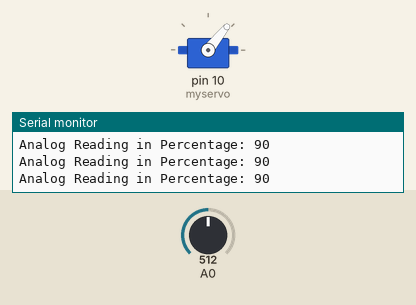
Simulated run of this sketch. Board: Arduino Uno, built with avr-gcc and run on an emulated ATmega328P. Parts: servo, the last lines printed to the serial monitor. The inputs (shaded band) are chosen by the test bench; at power-on: A0 = 512.

Above: at 1.2 s.
1.3 s: A0 set to 41
At 2.4 s:
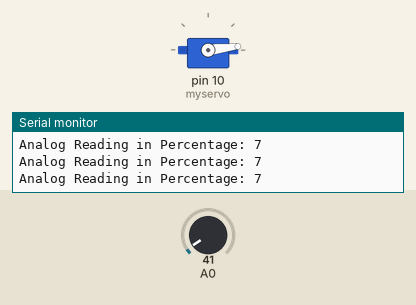
2.8 s: A0 set to 122
At 3.9 s:
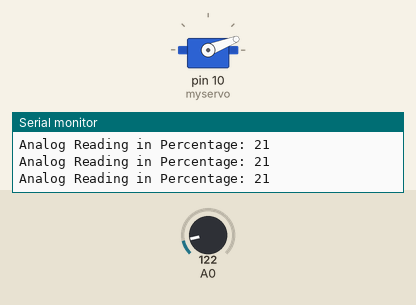
4.3 s: A0 set to 306
At 5.7 s:
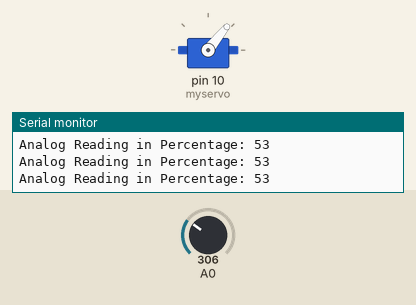
Timing chart, 0 to 7.3 s (numbered marks = the images above; inputs shaded):
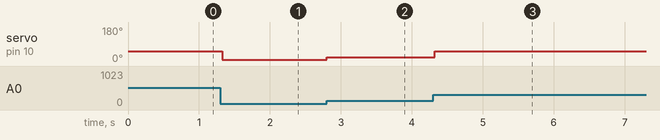

The sketch:

servo_control.ino
```cpp
#include <Servo.h>

Servo myservo;  // create servo object to control a servo

void setup() {
  myservo.attach(10);  // attaches the servo on pin 9 to the servo object
  Serial.begin(9600); // initialize serial communication at 9600 bits per second:
}

void loop() {
  int sensorValue = analogRead(A0);              // read the value from the analog input
  int angle = map(sensorValue, 0, 1023, 0, 180); // map it to a range of 0 to 180
  if (angle>51){
    angle=51;  // limits angle between 0-51.
  }
  myservo.write(angle); // sets the servo position according to the scaled value

  // Calculate the percentage of the sensor value
  int percentage = map(sensorValue, 0, 1023, 0, 180);

  // Print the percentage to the Serial Monitor
  Serial.print("Analog Reading in Percentage: ");
  Serial.println(percentage);

  delay(15); // waits for the servo to get there
}
```

Measured:
- after the input at 1.3 s, servo on pin 10 (myservo): 51° → 7° at once
- after the input at 2.8 s, servo on pin 10 (myservo): 7° → 21° at once
- after the input at 4.3 s, servo on pin 10 (myservo): 21° → 51° at once
